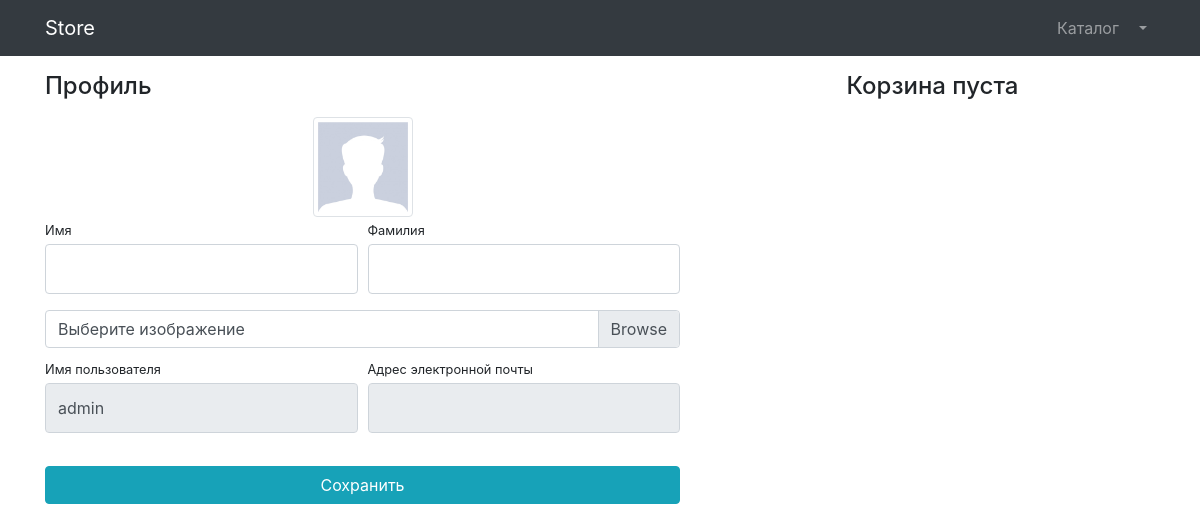
/users/profile/ (signed in), run on an earlier commit of the app's database.
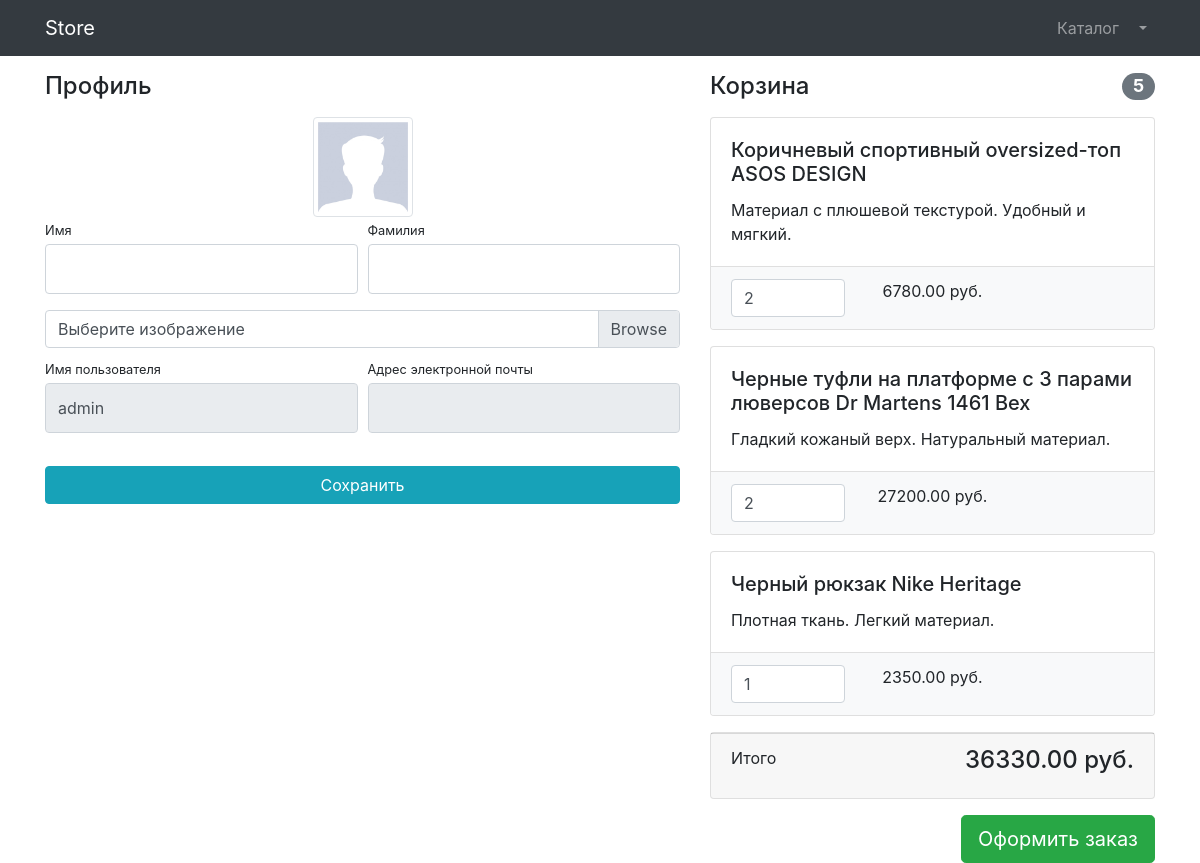
And on a later commit of the database.
### users/models.py (models this page shows)
class User(AbstractUser):
    image = models.ImageField(upload_to='user_images', null=True, blank=True)

### products/models.py (models this page shows, shortened)
class Basket(models.Model):
    user = models.ForeignKey(to=User, on_delete=models.CASCADE)
    product = models.ForeignKey(to=Product, on_delete=models.CASCADE)
    quantity = models.PositiveSmallIntegerField(default=0)
    created_timestamp = models.DateTimeField(auto_now_add=True)
    objects = BasketQuerySet.as_manager()
    def sum(self):
        return self.product.price * self.quantity

class Product(models.Model):
    name = models.CharField(max_length=256)
    description = models.TextField()
    price = models.DecimalField(max_digits=8, decimal_places=2)
    quantity = models.PositiveIntegerField(default=0)
    image = models.ImageField(upload_to='products_images')
    category = models.ForeignKey(to=ProductCategory, on_delete=models.CASCADE)
    class Meta:
        verbose_name = "Product"
        verbose_name_plural = "Products"

### users/views.py (the view)
# urls.py: path('profile/', profile, name='profile'),
@login_required
def profile(request):
    if request.method == 'POST':
        form = UserProfileForm(instance=request.user, data=request.POST, files=request.FILES)
        if form.is_valid():
            form.save()
            return HttpResponseRedirect(reverse('users:profile'))
    else:
        form = UserProfileForm(instance=request.user)
    context = {'title': 'Store - Профиль',
               'form': form,
               'baskets': Basket.objects.filter(user=request.user),
               }
    return render(request, 'users/profile.html', context)

### users/forms.py
class UserProfileForm(UserChangeForm):
    first_name = forms.CharField(widget=forms.TextInput(attrs={
        'class': "form-control py-4",}))
    last_name = forms.CharField(widget=forms.TextInput(attrs={
        'class': "form-control py-4",}))
    image = forms.ImageField(widget=forms.FileInput(attrs={
        'class': "custom-file-input"}), required=False)
    username = forms.CharField(widget=forms.TextInput(attrs={
        'class': "form-control py-4", "readonly": True}))
    email = forms.CharField(widget=forms.EmailInput(attrs={
        'class': "form-control py-4", "readonly": True}))
    class Meta:
        model = User
        fields = ('first_name', 'last_name', 'image', 'username', 'email')

### products/models.py (called while the page is built)
    def total_sum(self):
        return sum(basket.sum() for basket in self)

    def total_quantity(self):
        return sum(basket.quantity for basket in self)

### users/templates/users/profile.html (shortened to what this page needs)
{% extends 'products/base.html' %}
{% load static %}
{% block css %}
    <link href="{% static 'vendor/css/profile.css' %}" rel="stylesheet">
{% endblock %}
{% block content %}
    <div class="container">
    <div class="row">
        <div class="col-lg-7">
            <h4 class="mt-3 mb-3">Профиль</h4>
            <div class="col-lg-12 text-center">
                <img width="100" height="100"
                     src="{% if user.image %} {{ user.image.url }} {% else %}{% static 'vendor/img/users/default_avatar.jpg' %}{% endif %}"
                     class="img-thumbnail">
            </div>
            <form action="{% url 'users:profile' %}" method="post" enctype="multipart/form-data">
                <div class="form-row">
                    <div class="col-lg-6">
                        <div class="form-group">
                            <label class="small mb-1" for="{{ form.first_name.id_for_label }}">Имя</label>
                            {{form.first_name}}
                        </div>
                    </div>
                    <div class="col-lg-6">
                        <div class="form-group">
                            <label class="small mb-1" for="{{ form.last_name.id_for_label }}">Фамилия</label>
                            {{form.last_name}}
                        </div>
                    </div>
                </div>
                <div class="form-row mb-2">
                    <div class="col-lg-12">
                        <div class="custom-file">
                            <label class="custom-file-label" for="{{ form.image.id_for_label }}">Выберите изображение</label>
                        </div>
                    </div>
                </div>
                <div class="form-row">
                    <div class="col-lg-6">
                        <label class="small mb-1" for="{{ form.username.id_for_label }}">Имя пользователя</label>
                        {{form.username}}
                    </div>
                    <div class="col-lg-6">
                        <label class="small mb-1" for="{{ form.email.id_for_label }}">Адрес электронной
                            почты</label>
                        {{form.email}}
                    </div>
                </div>
                <div class="form-row">
                    <div class="col-lg-12" style="margin-top: 33px;">
                        <input class="btn btn-info btn-block" type="submit" value="Сохранить">
                    </div>
                </div>
            </form>
        </div>
        <div class="col-lg-5">
            {% include 'products/baskets.html' %}
        </div>
    </div>
</div>
{% endblock %}

### products/templates/products/base.html (shortened to what this page needs)
{% load static %}
<!DOCTYPE html>
<html lang="en">
<head>
    <link href="{% static '/vendor/bootstrap/css/bootstrap.min.css' %}" rel="stylesheet">
    {% block css %} {% endblock %}
</head>
<body>
<nav class="navbar navbar-expand-lg navbar-dark bg-dark fixed-top">
    <div class="container">
        <a class="navbar-brand" href="{% url 'index' %}">Store</a>
        <div class="collapse navbar-collapse" id="navbarResponsive">
            <ul class="navbar-nav ml-auto">
                <li class="nav-item">
                    <a class="nav-link" href="{% url 'products:index' %}">Каталог  </a>
                </li>
                {% if user.is_authenticated %}
                    <li class="nav-item dropdown">
                    <a class="nav-link dropdown-toggle" href="#" id="navbarDropdown" role="button"
                       data-bs-toggle="dropdown" aria-expanded="false">
                    </a>
                </li>
                {% else %}
                    <li class="nav-item">
                                        <a class="nav-link" href="{% url 'users:login' %}">Войти <i class="fas fa-sign-in-alt"></i></a>
                                    </li>
                {% endif %}
            </ul>
        </div>
    </div>
</nav>
{% block content %} {% endblock %}
</body>
</html>

### products/templates/products/baskets.html (shortened to what this page needs)
{% if baskets %}
    <h4 class="mt-3 mb-3 d-flex justify-content-between align-items-center mb-3">
                Корзина <span class="badge badge-secondary badge-pill">{{ baskets.total_quantity }}</span>
            </h4>
            {% for basket in baskets %}
                <div class="card mb-3">
                <div class="card-body">
                    <h5 class="card-title">{{ basket.product.name }}</h5>
                    <p class="card-text">{{ basket.product.description }}</p>
                </div>
                <ul class="list-group list-group-flush">
                    <li class="list-group-item bg-light">
                        <div class="row text-center">
                            <div class="col-lg-4">
                                <input name="basketID" type="number" class="form-control"
                                       value="{{ basket.quantity }}" min="0">
                            </div>
                            <div class="col-lg-4">{{ basket.sum}} руб.</div>
                            <div class="col-lg-4">
                            </div>
                        </div>
                    </li>
                </ul>
            </div>
            {% endfor %}
            <div class="card mb-3">
                <div class="card-footer">
                    <p class="float-left">Итого</p>
                    <h4 class="float-right">{{ baskets.total_sum}} руб.</h4>
                </div>
            </div>
            <a class="btn btn-success btn-lg float-right" href="../orders/order-create.html">
                Оформить заказ
            </a>
{% else %}
    <h4 class="mt-3 mb-3 justify-content-between align-items-center mb-3 text-center">
                Корзина пуста
            </h4>
{% endif %}

What changed in the data, as far as the page shows it:
added Basket: total_quantity "5", product.name "Коричневый спортивный oversized-топ ASOS DESIGN", product.description "Материал с плюшевой текстурой. Удобный и мягкий.", basketID "2", sum "6780.00", total_sum "36330.00"
added Basket: product.name "Черные туфли на платформе с 3 парами люверсов Dr Martens 1461 Bex", product.description "Гладкий кожаный верх. Натуральный материал.", basketID "2", sum "27200.00"
added Basket: product.name "Черный рюкзак Nike Heritage", product.description "Плотная ткань. Легкий материал.", basketID "1", sum "2350.00"
Also different on the page:
text no longer shown: "Корзина пуста"
text now shown: "Корзина Итого руб. Оформить заказ"
